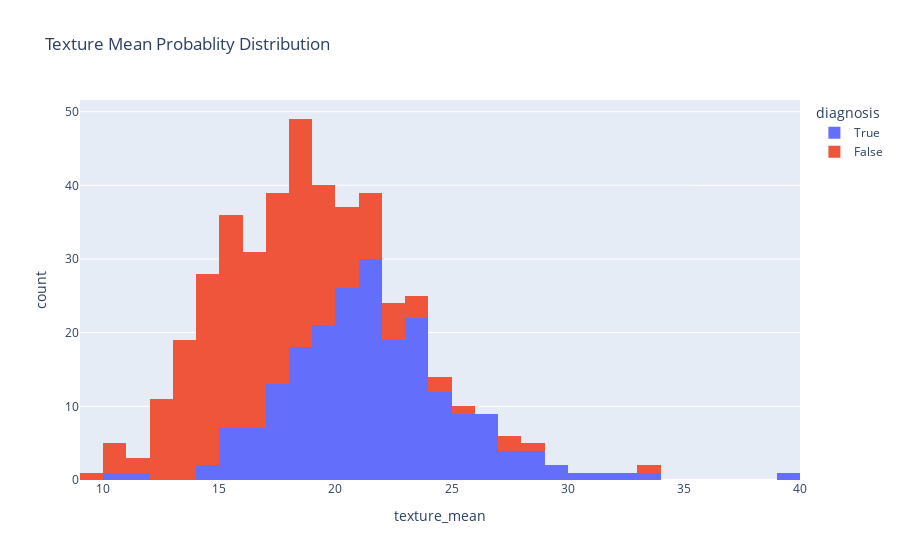

Notebook code cell kept with this figure:
### Code cell
px.histogram(data_frame=train_data , x = "texture_mean",color="diagnosis",title="Texture Mean Probablity Distribution")

### Figure 1 — Plotly figure (JSON) as saved in the notebook; plotly's stock layout.template omitted (floating-point values rounded to 4 significant figures; data arrays with more than 128 entries replaced by an {"elided": "..."} marker saying what was removed)
{"data": [{"alignmentgroup": "True", "bingroup": "x", "hovertemplate": "diagnosis=True<br>texture_mean=%{x}<br>count=%{y}<extra></extra>", "legendgroup": "True", "marker": {"color": "#636efa"}, "name": "True", "offsetgroup": "True", "orientation": "v", "showlegend": true, "type": "histogram", "x": {"elided": "212 float values"}, "xaxis": "x", "yaxis": "y"}, {"alignmentgroup": "True", "bingroup": "x", "hovertemplate": "diagnosis=False<br>texture_mean=%{x}<br>count=%{y}<extra></extra>", "legendgroup": "False", "marker": {"color": "#EF553B"}, "name": "False", "offsetgroup": "False", "orientation": "v", "showlegend": true, "type": "histogram", "x": {"elided": "227 float values"}, "xaxis": "x", "yaxis": "y"}], "layout": {"barmode": "relative", "legend": {"title": {"text": "diagnosis"}, "tracegroupgap": 0}, "title": {"text": "Texture Mean Probablity Distribution"}, "xaxis": {"anchor": "y", "domain": [0, 1], "title": {"text": "texture_mean"}}, "yaxis": {"anchor": "x", "domain": [0, 1], "title": {"text": "count"}}}}
